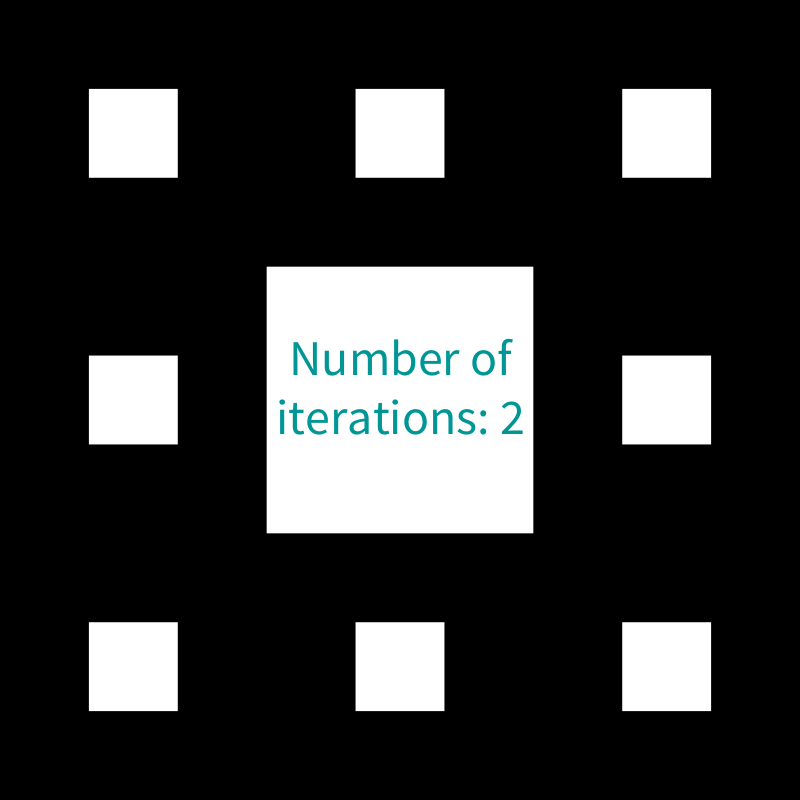
Frame 1 (no input)
Frame 2 (the mouse pressed at the canvas centre, redrawn once): identical to frame 1, image omitted

The Processing sketch that drew this single still picture (run headless with seeded random() and noise(); the mouse was pressed at the canvas centre and the sketch redrawn once):

// Processing sketch: menger_carpet
// ── menger_carpet.pde
////////////////////////////////////////////////////////////
/*
Interactive Menger Carpet
*/
////////////////////////////////////////////////////////////

int NUMITERS = 2;

void setup() {
  size(800, 800);
  noLoop();
  noStroke();
}

void draw() {
  noStroke();
  background(0);
  menger(0, 0, width, NUMITERS);
  textSize(50);
  textAlign(CENTER);
  fill(0, 150, 150);
  text("Number of\niterations: " + NUMITERS, width / 2, height / 2 - 25);
}

void keyPressed() {
  if (keyCode == UP) {
    NUMITERS = min(7, NUMITERS + 1);
  } else if (keyCode == DOWN) {
    NUMITERS = max(1, NUMITERS - 1);
  }
  redraw();
}

void menger(float x, float y, float side, int iter) {
  fill(255);
  float third = side / 3.0;

  if (iter == 1) {
    square(x + third, y + third, third);  // Draw non-central squares
  } else if (iter > 1) {
    for (int i = 0; i < 3; ++i) {
      for (int j = 0; j < 3; ++j) {
        // Don't draw the central square
        if (i != 1 || j != 1) {
          menger(x + third * i, y + third * j, third, iter - 1);
        } else {
          square(x + third, y + third, third);
        }
      }
    }
  }
}
